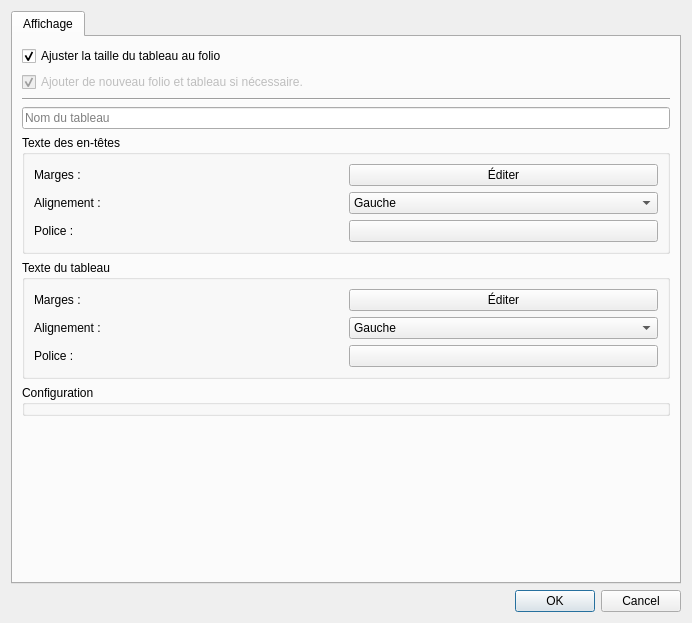
<?xml version="1.0" encoding="UTF-8"?>
<ui version="4.0">
 <class>AddTableDialog</class>
 <widget class="QDialog" name="AddTableDialog">
  <property name="geometry">
   <rect>
    <x>0</x>
    <y>0</y>
    <width>692</width>
    <height>623</height>
   </rect>
  </property>
  <property name="windowTitle">
   <string>Ajouter un tableau</string>
  </property>
  <layout class="QVBoxLayout" name="verticalLayout">
   <item>
    <widget class="QTabWidget" name="m_tab">
     <property name="currentIndex">
      <number>0</number>
     </property>
     <widget class="QWidget" name="m_display_tab">
      <attribute name="title">
       <string>Affichage</string>
      </attribute>
      <layout class="QVBoxLayout" name="verticalLayout_2">
       <item>
        <widget class="QCheckBox" name="m_adjust_table_size_cb">
         <property name="enabled">
          <bool>true</bool>
         </property>
         <property name="text">
          <string>Ajuster la taille du tableau au folio</string>
         </property>
         <property name="checked">
          <bool>true</bool>
         </property>
        </widget>
       </item>
       <item>
        <widget class="QCheckBox" name="m_add_table_and_folio">
         <property name="enabled">
          <bool>false</bool>
         </property>
         <property name="text">
          <string>Ajouter de nouveau folio et tableau si nécessaire.</string>
         </property>
         <property name="checked">
          <bool>true</bool>
         </property>
        </widget>
       </item>
       <item>
        <widget class="Line" name="line_3">
         <property name="orientation">
          <enum>Qt::Horizontal</enum>
         </property>
        </widget>
       </item>
       <item>
        <widget class="QLineEdit" name="m_table_name_le">
         <property name="text">
          <string/>
         </property>
         <property name="placeholderText">
          <string>Nom du tableau</string>
         </property>
        </widget>
       </item>
       <item>
        <widget class="QGroupBox" name="groupBox">
         <property name="title">
          <string>Texte des en-têtes</string>
         </property>
         <layout class="QGridLayout" name="gridLayout">
          <item row="1" column="1">
           <widget class="QComboBox" name="m_header_alignment_cb">
            <item>
             <property name="text">
              <string>Gauche</string>
             </property>
            </item>
            <item>
             <property name="text">
              <string>Centre</string>
             </property>
            </item>
            <item>
             <property name="text">
              <string>Droite</string>
             </property>
            </item>
           </widget>
          </item>
          <item row="2" column="0">
           <widget class="QLabel" name="label_3">
            <property name="text">
             <string>Police :</string>
            </property>
           </widget>
          </item>
          <item row="0" column="1">
           <widget class="QPushButton" name="m_edit_header_margins_pb">
            <property name="text">
             <string>Éditer</string>
            </property>
           </widget>
          </item>
          <item row="2" column="1">
           <widget class="QPushButton" name="m_header_font_pb">
            <property name="text">
             <string/>
            </property>
           </widget>
          </item>
          <item row="0" column="0">
           <widget class="QLabel" name="label">
            <property name="text">
             <string>Marges :</string>
            </property>
           </widget>
          </item>
          <item row="1" column="0">
           <widget class="QLabel" name="label_2">
            <property name="text">
             <string>Alignement :</string>
            </property>
           </widget>
          </item>
         </layout>
        </widget>
       </item>
       <item>
        <widget class="QGroupBox" name="groupBox_2">
         <property name="title">
          <string>Texte du tableau</string>
         </property>
         <layout class="QGridLayout" name="gridLayout_2">
          <item row="0" column="0">
           <widget class="QLabel" name="label_4">
            <property name="text">
             <string>Marges :</string>
            </property>
           </widget>
          </item>
          <item row="0" column="1">
           <widget class="QPushButton" name="m_table_margins_pb">
            <property name="text">
             <string>Éditer</string>
            </property>
           </widget>
          </item>
          <item row="1" column="0">
           <widget class="QLabel" name="label_5">
            <property name="text">
             <string>Alignement :</string>
            </property>
           </widget>
          </item>
          <item row="1" column="1">
           <widget class="QComboBox" name="m_table_alignment_cb">
            <item>
             <property name="text">
              <string>Gauche</string>
             </property>
            </item>
            <item>
             <property name="text">
              <string>Centre</string>
             </property>
            </item>
            <item>
             <property name="text">
              <string>Droite</string>
             </property>
            </item>
           </widget>
          </item>
          <item row="2" column="0">
           <widget class="QLabel" name="label_6">
            <property name="text">
             <string>Police :</string>
            </property>
           </widget>
          </item>
          <item row="2" column="1">
           <widget class="QPushButton" name="m_table_font_pb">
            <property name="text">
             <string/>
            </property>
           </widget>
          </item>
         </layout>
        </widget>
       </item>
       <item>
        <widget class="ConfigSaveLoaderWidget" name="m_config_gb">
         <property name="title">
          <string>Configuration</string>
         </property>
        </widget>
       </item>
       <item>
        <spacer name="verticalSpacer">
         <property name="orientation">
          <enum>Qt::Vertical</enum>
         </property>
         <property name="sizeHint" stdset="0">
          <size>
           <width>20</width>
           <height>40</height>
          </size>
         </property>
        </spacer>
       </item>
      </layout>
     </widget>
    </widget>
   </item>
   <item>
    <widget class="QDialogButtonBox" name="m_button_box">
     <property name="standardButtons">
      <set>QDialogButtonBox::Cancel|QDialogButtonBox::Ok</set>
     </property>
    </widget>
   </item>
  </layout>
 </widget>
 <customwidgets>
  <customwidget>
   <class>ConfigSaveLoaderWidget</class>
   <extends>QGroupBox</extends>
   <header>configsaveloaderwidget.h</header>
   <container>1</container>
  </customwidget>
 </customwidgets>
 <tabstops>
  <tabstop>m_adjust_table_size_cb</tabstop>
  <tabstop>m_add_table_and_folio</tabstop>
  <tabstop>m_table_name_le</tabstop>
  <tabstop>m_edit_header_margins_pb</tabstop>
  <tabstop>m_header_alignment_cb</tabstop>
  <tabstop>m_header_font_pb</tabstop>
  <tabstop>m_table_margins_pb</tabstop>
  <tabstop>m_table_alignment_cb</tabstop>
  <tabstop>m_table_font_pb</tabstop>
  <tabstop>m_tab</tabstop>
 </tabstops>
 <resources/>
 <connections>
  <connection>
   <sender>m_button_box</sender>
   <signal>accepted()</signal>
   <receiver>AddTableDialog</receiver>
   <slot>accept()</slot>
   <hints>
    <hint type="sourcelabel">
     <x>283</x>
     <y>492</y>
    </hint>
    <hint type="destinationlabel">
     <x>283</x>
     <y>256</y>
    </hint>
   </hints>
  </connection>
  <connection>
   <sender>m_button_box</sender>
   <signal>rejected()</signal>
   <receiver>AddTableDialog</receiver>
   <slot>reject()</slot>
   <hints>
    <hint type="sourcelabel">
     <x>283</x>
     <y>492</y>
    </hint>
    <hint type="destinationlabel">
     <x>283</x>
     <y>256</y>
    </hint>
   </hints>
  </connection>
 </connections>
</ui>
